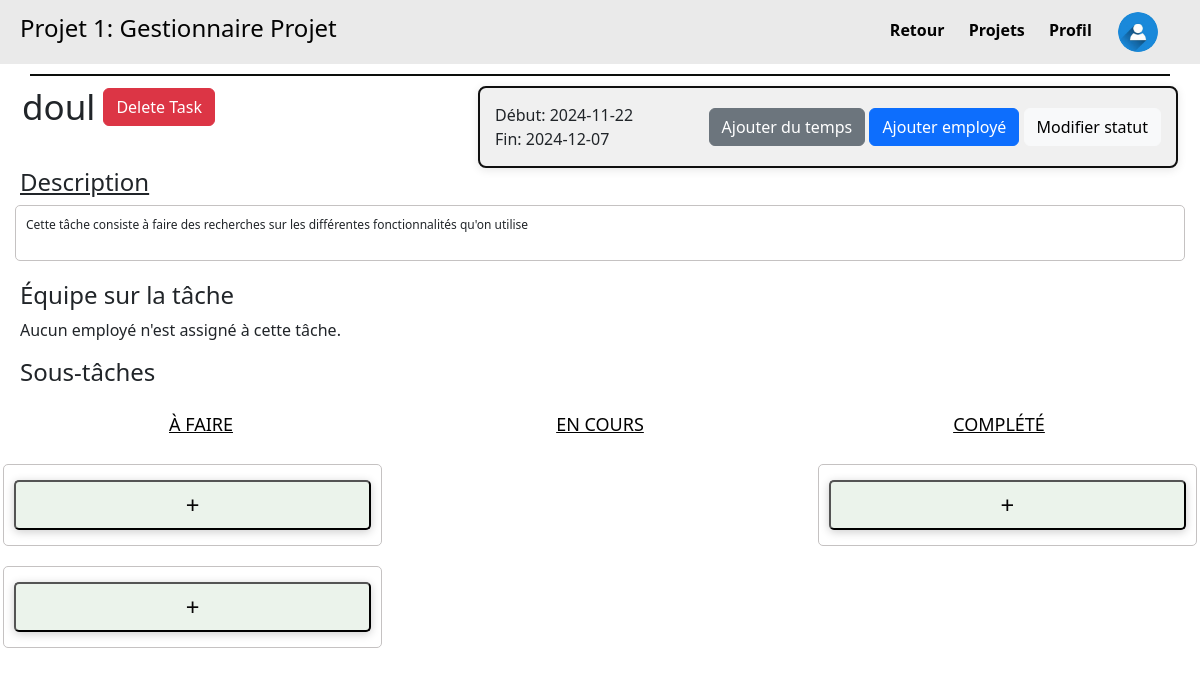
Before: /projet/1/tache/11 with the older database file.
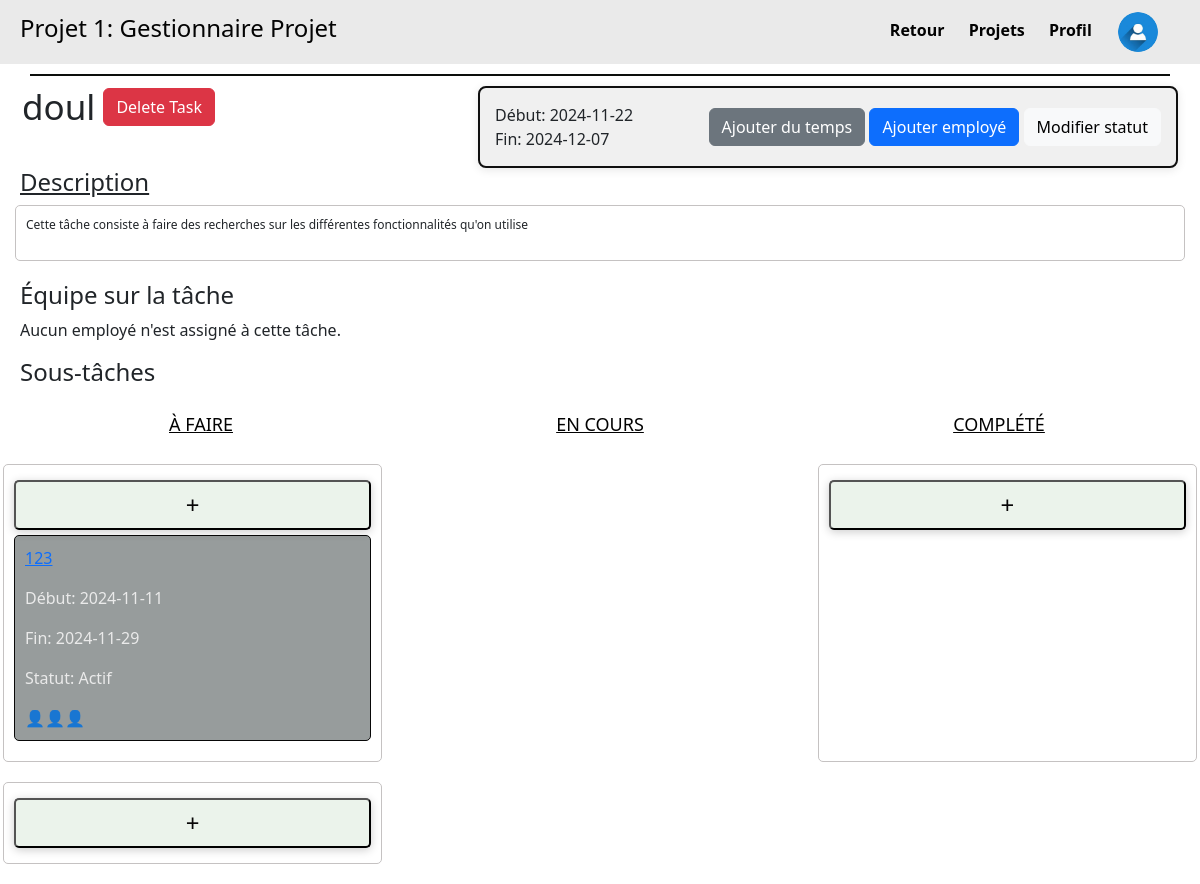
After: the same page with the newer database file.
### tables this page shows
CREATE TABLE Projet_proj (
    proj_id INTEGER PRIMARY KEY,
    proj_clnt_id INTEGER NOT NULL,
    proj_etat_etat INTEGER NOT NULL,
    proj_emp_id INTEGER NOT NULL,
    proj_nom TEXT NOT NULL,
    proj_dateDebut DATE,
    proj_dateFin DATE,
    proj_isTemplate BOOLEAN,
    FOREIGN KEY (proj_clnt_id) REFERENCES Client_clnt(clnt_id),
    FOREIGN KEY (proj_etat_etat) REFERENCES Etat_etat(etat_id),
    FOREIGN KEY (proj_emp_id) REFERENCES Employee_emp(emp_id)
);

CREATE TABLE Tache_tch (
    tch_id INTEGER PRIMARY KEY,
    tch_proj_id INTEGER NOT NULL,
    tch_etat_etat INTEGER NOT NULL,
    tch_parent INTEGER,
    tch_nom TEXT NOT NULL,
    tch_dateDebut DATE,
    tch_dateFin DATE,
    FOREIGN KEY (tch_proj_id) REFERENCES Projet_proj(proj_id),
    FOREIGN KEY (tch_etat_etat) REFERENCES Etat_etat(etat_id),
    FOREIGN KEY (tch_parent) REFERENCES Tache_tch(tch_id)
);

CREATE TABLE Etat_etat (
    etat_id INTEGER PRIMARY KEY,
    etat_nom TEXT NOT NULL
);

### main.py (the view)
@app.route('/projet/<int:proj_id>/tache/<int:task_id>', methods=['GET', 'POST'])
def tache(proj_id, task_id):
    projet = get_projet_by_id(proj_id)
    if projet is None:
        return "Project not found", 404  # Or render a custom 404 page
    tache = get_tache_by_id(task_id)
    if tache is None:
        return "Task not found", 404  # Or render a custom 404 page
    sousTaches = get_soustaches_by_tache(task_id)
    listeEmploye = get_employes()
    print("Taches data:", tache)  # Debug print to see the data structure
    return render_template('Taches.html', projet=projet, tache=tache, sousTaches = sousTaches,employes=listeEmploye)

### main.py (called while the page is built)
def get_db():                           #connexion à la base de données
    conn = sqlite3.connect(DB)
    conn.row_factory = sqlite3.Row  # Allows us to access rows by column name
    return conn

def get_employes():
    conn = get_db()
    cursor = conn.cursor()
    cursor.execute("SELECT emp_id AS id, emp_prenom AS prenom, emp_nom AS nom, emp_courriel AS courriel, emp_telephone AS telephone, emp_role_id AS idRole FROM Employee_emp;")  # Adjust columns as needed
    employes = cursor.fetchall()
    conn.close()
    return employes

def get_soustaches_by_tache(task_id):
    conn = sqlite3.connect(DB)  # Connect to the database
    cursor = conn.cursor()
    query = """
    SELECT
        Tache_tch.tch_id AS id,
        Tache_tch.tch_proj_id AS projet_id,
        Etat_etat.etat_nom AS statut,  -- Get the status name instead of its ID
        Tache_tch.tch_nom AS nom,
        Tache_tch.tch_dateDebut AS dateDebut,
        Tache_tch.tch_dateFin AS dateFin
    FROM Tache_tch
    LEFT JOIN Etat_etat ON Tache_tch.tch_etat_etat = Etat_etat.etat_id  -- Join with the Etat_etat table
    WHERE Tache_tch.tch_parent = ?
    """
    cursor.execute(query, (task_id,))
    taches = cursor.fetchall()
    conn.close()
    return taches

### templates/Taches.html (shortened to what this page needs)
<!DOCTYPE html>
<html lang="fr">
  <head>
    <link
      rel="stylesheet"
      href="{{ url_for('static', filename='css/tache.css') }}"
    />
    <link
      href="https://cdn.jsdelivr.net/npm/bootstrap@5.3.3/dist/css/bootstrap.min.css"
      rel="stylesheet"
    />
  </head>
  <body>
    <div class="header">
      <h4>{{ projet[4] }}</h4>
      <div class="menu">
        <a href="{{ url_for('projet', id=projet[0]) }}" class="highlight-link"
          >Retour</a
        >
        <a href="{{ url_for('listeProjets') }}" class="highlight-link"
          >Projets</a
        >
        <a href="{{ url_for('profil') }}" class="highlight-link">Profil</a>
        <a href="#" class="user-icon">
          <img
            src="{{ url_for('static', filename='images/icon_utiliateur.jpg') }}"
            alt="User Icon"
            width="40"
            height="40"
        /></a>
      </div>
    </div>
    <div class="divider"></div>
    <div class="container-fluid d-flex justify-content-between">
      <div class="tache-titre" style="padding-right: 20px;">
        <div class="d-flex align-items-center">
          <h4 class="mb-0 me-2" style="font-size: 35px;">{{ tache[3] }}</h4>
          <form method="POST" action="{{ url_for('delete_tache', projid=projet[0], tacheid=tache[0]) }}" class="mb-0">
            <button type="submit" class="btn btn-danger">Delete Task</button>
          </form>
        </div>
      </div>
      <div class="project-details gap-4">
        <div class="part3">
          <p>Début: {{ tache[4] }}</p>
          <p>Fin: {{ tache[5] }}</p>
        </div>
        <div class="column2">
          <button type="button" class="btn btn-secondary">
            Ajouter du temps
          </button>
          <button type="button" onclick="showAddEmployeForm()" class="btn btn-primary">
            Ajouter employé
          </button>
          <button type="button" class="btn btn-light">
            Modifier statut
          </button>
        </div>
      </div>
    </div>
    <h4 class="description">Description</h4>
      <div class="column">
        <p style="font-size: 12px">
          Cette tâche consiste à faire des recherches sur les différentes
          fonctionnalités qu'on utilise
        </p>
      </div>
      <div class="equipe">
        <h4>Équipe sur la tâche</h4>
        {% if tache and tache['employes'] %}
          {% for employe in tache['employes'] %}
            <p>
              <a href="#" class="user-icon">
                <img src="{{ url_for('static', filename='images/icon_utiliateur.jpg') }}" alt="User Icon" width="40" height="40" />
              </a>
              {{ employe }}
            </p>
          {% endfor %}
        {% else %}
          <p>Aucun employé n'est assigné à cette tâche.</p>
        {% endif %}
      </div>
        <h4 class="equipe">Sous-tâches</h4>
        <div class="task-status">
          <h4 class="A_faire">À FAIRE</h4>
          <h4 class="en_cours">EN COURS</h4>
          <h4 class="complete">COMPLÉTÉ</h4>
        </div>
        <div class="tasks-container row">
          <div
            class="column col-12 col-md-4"
            ondrop="drop(event)"
            ondragover="allowDrop(event)"
          >
            <button class="add-button" onclick="showTaskForm()">+</button>
            {% for sousTache in sousTaches %}
            <div
              class="task"
              id="task{{ tache[0] }}"
              draggable="true"
              ondragstart="drag(event)"
            >
              <a href="{{ url_for('tache', proj_id=projet[0], task_id=sousTache[0]) }}">
                <p>{{ sousTache[3] }}</p>
              </a>
              <p>Début: {{ sousTache[4] }}</p>
              <p>Fin: {{ sousTache[5] }}</p>
              <p>Statut: {{ sousTache[2] }}</p>
              <div class="icons">👤👤👤</div>
            </div>
            {% endfor %}
          </div>
          <div
            class="column col-12 col-md-4"
            ondrop="drop(event)"
            ondragover="allowDrop(event)"
          >
            <button class="add-button" onclick="showTaskForm()">+</button>
          </div>
          <div
            class="column col-12 col-md-4"
            ondrop="drop(event)"
            ondragover="allowDrop(event)"
          >
            <button class="add-button" onclick="showTaskForm()">+</button>
          </div>
        </div>
  </body>
</html>

### static/css/tache.css (style rules this page uses)
body { font-family: Arial, sans-serif; margin: 0; padding: 0; background: #eaeaea; background-size: cover; }
.header { display: flex; justify-content: space-between; align-items: center; background-color: #eaeaea; padding: 10px 20px; color: #030303; }
.divider { width: 95%; height: 2px; background-color: #0c0e0c; margin: 10px auto; }
h4.description { text-decoration: underline; margin-left: 20px; }
.tache-titre { text-align: left; margin-left: 10px; }
.add-button { width: 100%; height: 50px; background-color: #ebf3eb; color: rgb(7, 6, 6); font-size: 24px; border-radius: 5px; cursor: pointer; margin-top: 5px; box-shadow: 0 2px 10px rgba(0, 0, 0, 0.2); margin-bottom: 5px; }
.part1, .part2, .part3 { display: flex; flex-direction: column; }
.part1 p, .part2 p, .part3 p { margin: 0; }
.highlight-link { position: relative; text-decoration: none; color: #a80c67; padding: 5px 0; }
.menu a { margin-right: 20px; text-decoration: none; color: #020202; font-weight: bold; }
.user-icon { display: inline-block; font-size: 20px; border: 2px solid transparent; background-color: transparent; border-radius: 50%; margin-top: auto; vertical-align: middle; border-radius: 100%; overflow: hidden; margin: 0; padding: 0; }
.project-details { top: 20px; right: 20px; width: 100%; margin-right: 10px; max-width: 700px; background-color: #f0f0f0; border: 2px solid #0f0f0f; border-radius: 8px; padding: 15px; box-shadow: 0 2px 10px rgba(3, 3, 3, 0.1); display: flex; justify-content: space-between; align-items: center; }
.column { width: 100%; background-color: transparent; padding: 1px; border: 1px solid #c5c2c2; border-radius: 5px; margin-bottom: 20px; }
.column.col-12.col-md-4 { width: 31%; background-color: transparent; padding: 10px; border-radius: 5px; }
.task { background-color: #979c9c; padding: 10px; margin-bottom: 10px; border-radius: 5px; border: 1px solid #080808; color: #eaeaea; cursor: move; }
.icons { display: flex; justify-content: flex-start; }
.task-status { display: flex; justify-content: space-evenly; margin-bottom: 20px; flex-wrap: wrap; }
.tasks-container { flex-wrap: wrap; justify-content: space-between; padding: 0; }
.tasks-container.row { padding: 0; }
.A_faire, .en_cours, .complete { margin-top: 20px; font-size: 18px; color: #020202; text-decoration: underline; text-align: center; width: 100%; }
@media (min-width: 576px) { .A_faire, .en_cours, .complete { width: auto; } }
.tasks-container { display: flex; flex-wrap: wrap; justify-content: space-between; padding: 20px; }
.column { width: auto; background-color: transparent; padding: 10px; border: 1px solid #c5c2c2; border-radius: 5px; margin-bottom: 20px; margin-left: 15px; margin-right: 15px; }
.equipe { width: 100%; margin-left: 20px; }
@media (min-width: 768px) { .A_faire, .en_cours, .complete { width: 33%; } }

Changed rows visible on the page:
added Tache_tch: tch_nom "123", tch_dateDebut "2024-11-11", tch_dateFin "2024-11-29", etat_nom "Actif"
